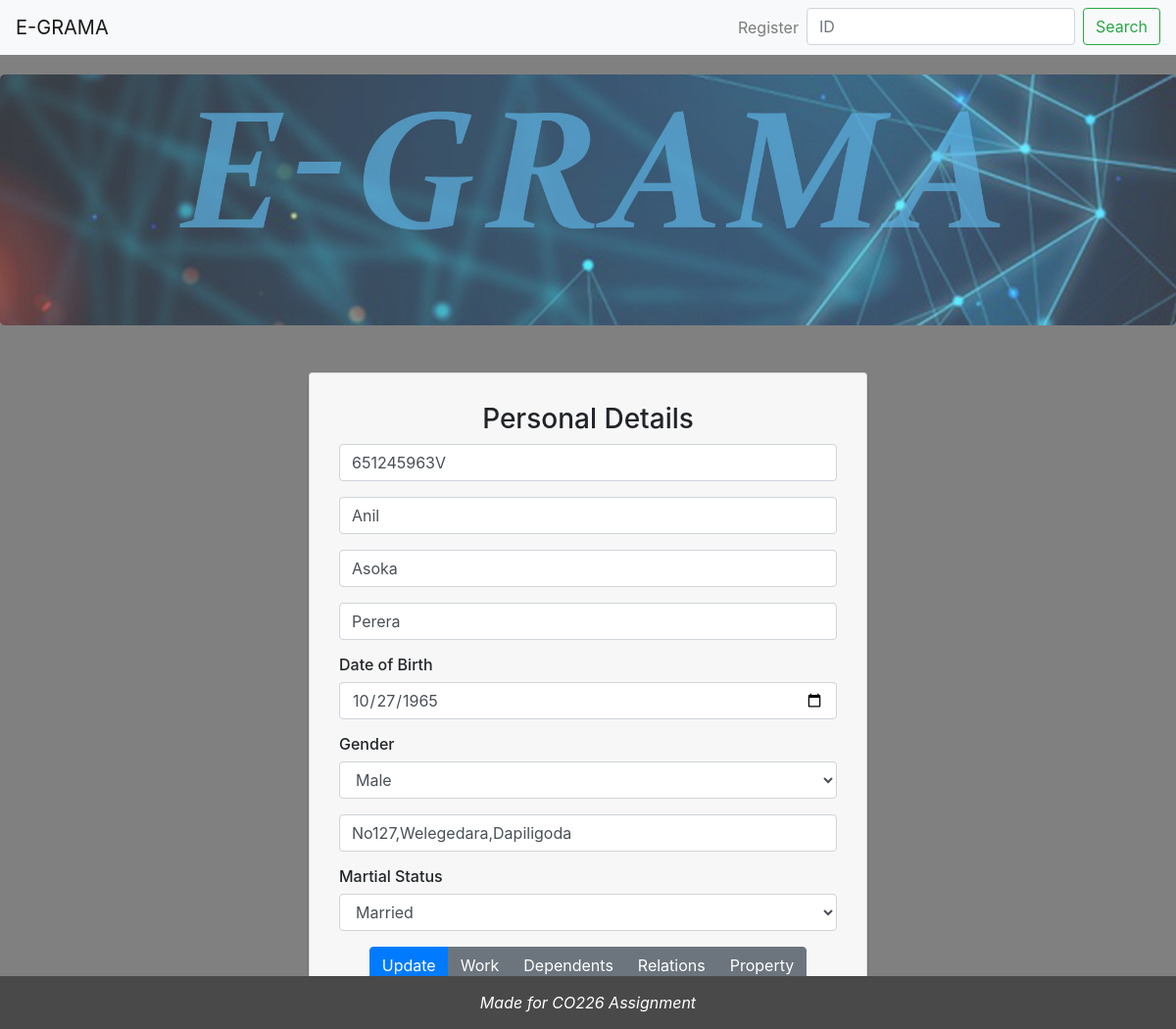
The page /person.php?edit=651245963V on the database its author committed.
### tables this page shows
CREATE TABLE `tbl_person` (
  `ID` char(12) NOT NULL,
  `FNAME` varchar(15) NOT NULL,
  `MNAME` varchar(15) NOT NULL,
  `LNAME` varchar(15) NOT NULL,
  `DOB` date NOT NULL,
  `GENDER` char(1) NOT NULL,
  `ADDRESS` varchar(40) NOT NULL,
  `MARITAL_STATUS` varchar(8) NOT NULL,
  PRIMARY KEY (`ID`)
);

### processPerson.php (called while the page is built, shortened)
<?php require_once 'connection.php'; ?>
<?php
        if(isset($_GET['edit'])){
            $id = $_GET['edit'] ;
            $result = $mysqli->query("SELECT * from tbl_person where id='$id'") or die($mysqli->error);
            if(mysqli_num_rows($result) == 1){
                $row = $result->fetch_array();
                $update = true;
                $fname = $row['FNAME'];
                $mname = $row['MNAME'];
                $lname = $row['LNAME'];
                $dob = $row['DOB'];
                $address = $row['ADDRESS'];
                $gender = $row['GENDER'];
                $maritSt = $row['MARITAL_STATUS'];
            }
            elseif (mysqli_num_rows($result) == 0){
                $msg=" ID not registered!";
                header('location:index.php?msg=' .$msg);
                exit();
            }
        }
?>

### person.php (the view, shortened to what this page needs)
<!DOCTYPE html>
<html lang="en">
<head>
    <link rel="stylesheet" href="./src/css/bootstrap.min.css">
    <link rel="stylesheet" href="./src/css/style.css">
</head>
<body>
    <nav class="navbar navbar-expand-lg navbar-light bg-light">
        <a class="navbar-brand" href="index.php">E-GRAMA</a>
        <div class="collapse navbar-collapse text-right" id="navbarSupportedContent">
          <ul class="navbar-nav  ml-auto">
            <li class="nav-item ">
            <a class="nav-link " href="person.php?add=new">Register</a>
            </li>
            <li class="nav-item">
                <form action="person.php" method="GET" class="form-inline">
                <input class="form-control mr-sm-2" name="edit" type="search" placeholder="ID" aria-label="Search">
                <button class="btn btn-outline-success my-2 my-sm-0" type="submit" >Search</button>
                </form>
            </li>
          </ul>
        </div>
      </nav>
    <div class="img-responsive jumbotron">
    </div>
    <div class="container-fluid">
    <div class="row mt-5">
    <div class="col-md-6 m-auto">
        <div class="card card-body text-center form">
        <?php require_once 'processPerson.php'; ?>
    <form name="details" action="processPerson.php" method="POST">
    <h3 class="text-center">Personal Details</h3>
    <div class="form-group">
        <input type="text" name="id" class="form-control" placeholder="NIC Number" value="<?php echo $id; ?>" required="required" maxlength="12">
    </div>
    <div class="form-group">
        <input type="text" name="fname" class="form-control" placeholder="First Name" value="<?php echo $fname; ?>" required="required" maxlength="15">
    </div>
    <div class="form-group">
        <input type="text" name="mname" class="form-control" placeholder="Middle Name" value="<?php echo $mname; ?>" required="required"
            maxlength="15">
    </div>
    <div class="form-group">
        <input type="text" name="lname" class="form-control" placeholder="Last Name" value="<?php echo $lname; ?>" required="required" maxlength="15">
    </div>
    <h6 class="text-left">Date of Birth</h6>
    <div class="form-group">
        <input type="date" name="dob" class="form-control" placeholder="Date of Birth" value="<?php echo $dob; ?>" required="required"
            maxlength="">
    </div>
    <h6 class="text-left">Gender</h6>
    <div class="form-group">
        <select class='form-control' name="gender" required="required">
            <option value="M" <?php if($gender=='M' || $gender=='') echo 'selected' ;?>>Male</option>
        </select>
    </div>
    <div class="form-group">
        <input type="text" name="address" class="form-control" placeholder="Address" value="<?php echo $address; ?>" required="required" maxlength="40">
    </div>
    <h6 class="text-left">Martial Status</h6>
    <div class="form-group">
        <select class='form-control' name="marital_status" required="required">
            <option value="Married" <?php if($maritSt=='Married') echo 'selected' ;?> >Married</option>
        </select>
    </div>
    <div class="btn-group" role="group" aria-label="Basic example">
    <?php
    if($update == true):?>
        <button type="submit" class="btn btn-md btn-primary btn-block" name="update">Update </button>
    <?php
        else:?>
        <button type="submit" class="btn btn-md btn-primary btn-block" name="save">Save </button>
        <?php
        endif;?>
</form>
        <?php if($id != ''): ?>
            <div class="btn-group" role="group" aria-label="Basic example">
                        <a href="work.php?id=<?php echo $id ;?>" class="btn  btn-md  btn-secondary">Work</a>
                        <a href="dependent.php?id=<?php echo $id; ?>" class="btn  btn-md  btn-secondary">Dependents</a>
                        <a href="relations.php?id=<?php echo $id; ?>" class="btn  btn-md  btn-secondary">Relations</a>
                        <a href="property.php?id=<?php echo $id; ?>" class="btn  btn-md  btn-secondary">Property</a>
            </div>
        <?php endif; ?>
        </div>
    </div>
</div>
    </div>
    <footer>
        <div class="text-center">Made for CO226 Assignment</div>
    </footer>
</body>
</html>

### src/css/style.css (style rules this page uses)
body { background-color: gray; }
.jumbotron { margin-top:20px; width:100% ; height:10% ; background-image: url("../img/cover.jpg"); background-size:cover; }
@media (min-width: 576px) { .jumbotron { padding: 8rem 8rem; } }
footer { position: fixed; bottom : 0; width:100%; color: white ; font-style: italic; background-color: #494949 ; border: 0 ; padding: 15px ; }
.form { margin-bottom: 15px; background: #f7f7f7; box-shadow: 0px 2px 2px rgba(0, 0, 0, 0.3); padding: 30px; }
nav { background: rgb(248, 244, 244); }

### rows shown on the page
tbl_person: fname "Anil", mname "Asoka", lname "Perera", dob "10/27/1965", gender "Male", address "No127,Welegedara,Dapiligoda", marital_status "Married"
